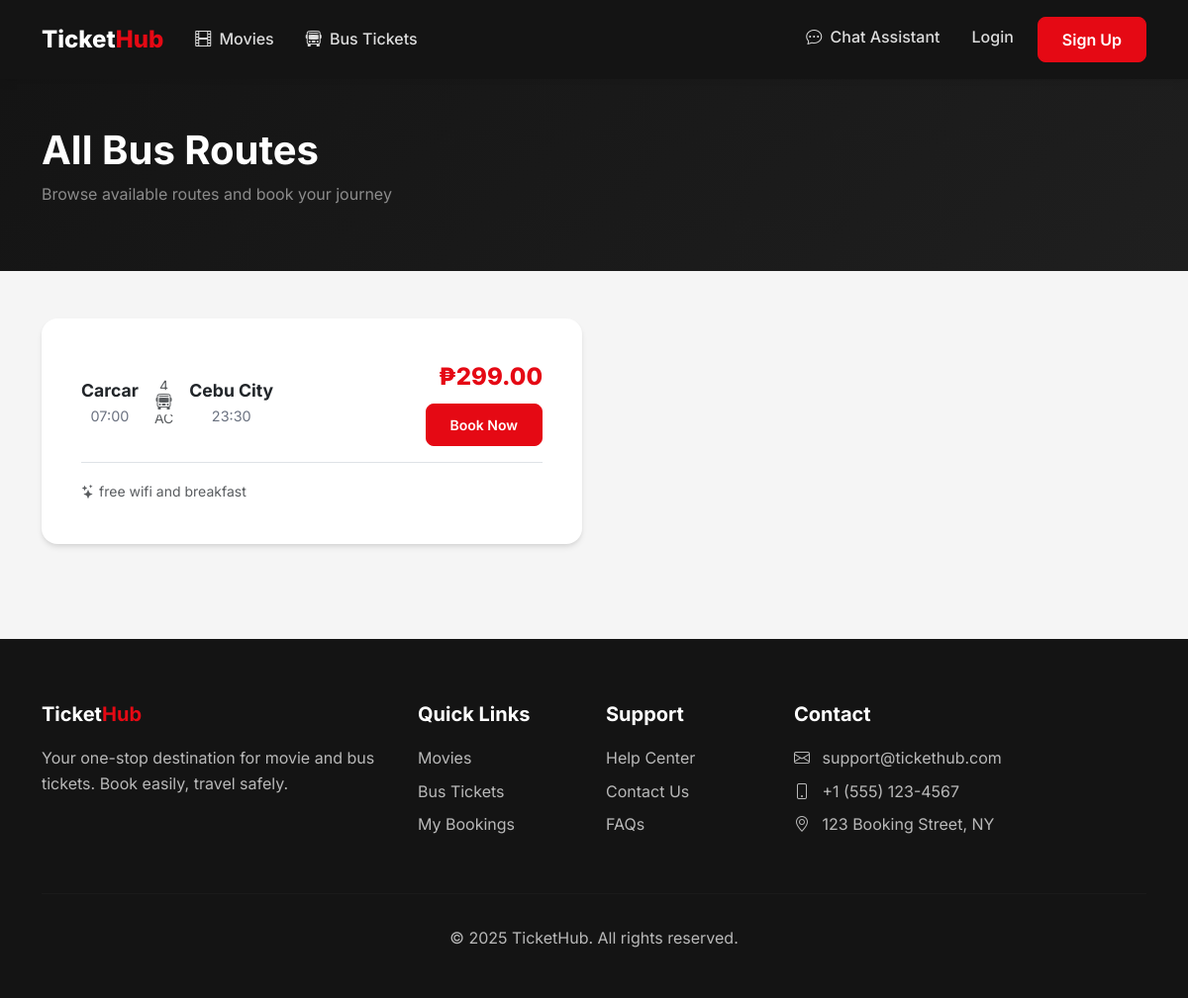
The app's page /bus with its own data.
### flask_app/app.py (models this page shows)
class BusRoute(db.Model):
    id = db.Column(db.Integer, primary_key=True)
    origin = db.Column(db.String(100), nullable=False)
    destination = db.Column(db.String(100), nullable=False)
    bus_operator = db.Column(db.String(100))
    bus_type = db.Column(db.String(50))  # AC, Non-AC, Sleeper, etc.
    departure_time = db.Column(db.Time, nullable=False)
    arrival_time = db.Column(db.Time, nullable=False)
    duration = db.Column(db.String(50))
    price = db.Column(db.Float, nullable=False)
    total_seats = db.Column(db.Integer, default=40)
    amenities = db.Column(db.String(255))  # WiFi, Charging, etc.
    is_active = db.Column(db.Boolean, default=True)
    schedules = db.relationship('BusSchedule', backref='route', lazy=True)

### flask_app/app.py (the view)
@app.route('/bus')
def bus_routes():
    routes = BusRoute.query.filter_by(is_active=True).all()
    return render_template('bus/list.html', routes=routes)

### flask_app/templates/bus/list.html (shortened to what this page needs)
{% extends 'base.html' %}
{% block content %}
<section class="py-5" style="background: linear-gradient(135deg, var(--dark) 0%, var(--dark-lighter) 100%);">
    <div class="container">
        <h1 class="text-white fw-bold mb-2">All Bus Routes</h1>
        <p class="text-white-50">Browse available routes and book your journey</p>
    </div>
</section>
<section class="py-5">
    <div class="container">
        {% if routes %}
            <div class="row g-4">
                {% for route in routes %}
                <div class="col-lg-6">
                    <div class="card bus-card">
                        <div class="card-body">
                            <div class="d-flex justify-content-between align-items-center">
                                <div class="route-info flex-grow-1">
                                    <div class="d-flex align-items-center gap-3">
                                        <div class="text-center">
                                            <div class="city">{{ route.origin }}</div>
                                            <div class="time">{{ route.departure_time.strftime('%H:%M') }}</div>
                                        </div>
                                        <div class="flex-grow-1 text-center">
                                            <div class="text-muted small mb-1">{{ route.duration or '---' }}</div>
                                            <div class="position-relative">
                                                <i class="bi bi-bus-front position-absolute top-50 start-50 translate-middle bg-white px-2 text-muted"></i>
                                            </div>
                                            <div class="text-muted small mt-1">{{ route.bus_type or 'Standard' }}</div>
                                        </div>
                                        <div class="text-center">
                                            <div class="city">{{ route.destination }}</div>
                                            <div class="time">{{ route.arrival_time.strftime('%H:%M') }}</div>
                                        </div>
                                    </div>
                                </div>
                                <div class="ms-4 text-end">
                                    <div class="price">₱{{ "%.2f"|format(route.price) }}</div>
                                    <a href="{{ url_for('book_bus', route_id=route.id) }}" class="btn btn-primary btn-sm mt-2">Book Now</a>
                                </div>
                            </div>
                            {% if route.amenities %}
                            <div class="mt-3 pt-3 border-top">
                                <small class="text-muted">
                                    <i class="bi bi-stars me-1"></i>{{ route.amenities }}
                                </small>
                            </div>
                            {% endif %}
                        </div>
                    </div>
                </div>
                {% endfor %}
            </div>
        {% else %}
            <div class="text-center py-5">
                <i class="bi bi-bus-front text-muted" style="font-size: 5rem;"></i>
                <h4 class="mt-4 text-muted">No bus routes available</h4>
                <p class="text-muted">Check back later for new routes!</p>
            </div>
        {% endif %}
    </div>
</section>
{% endblock %}

### flask_app/static/css/main.css (style rules this page uses)
:root { --primary: #E50914; --primary-dark: #B20710; --secondary: #0A84FF; --dark: #141414; --dark-lighter: #1F1F1F; --gray-100: #F5F5F5; --gray-200: #E5E5E5; --gray-300: #D4D4D4; --gray-600: #6B7280; --gray-800: #2D2D2D; --success: #22C55E; --warning: #F59E0B; }
* { margin: 0; padding: 0; box-sizing: border-box; }
body { font-family: 'Inter', -apple-system, BlinkMacSystemFont, sans-serif; background-color: var(--gray-100); color: var(--dark); line-height: 1.6; }
.btn-primary { background: var(--primary); border-color: var(--primary); font-weight: 600; padding: 0.625rem 1.5rem; border-radius: 8px; transition: all 0.2s ease; }
.card { border: none; border-radius: 16px; box-shadow: 0 4px 6px -1px rgba(0,0,0,0.1), 0 2px 4px -1px rgba(0,0,0,0.06); transition: all 0.3s ease; overflow: hidden; }
.bus-card { background: #fff; border-radius: 16px; padding: 1.5rem; }
.bus-card .route-info { display: flex; align-items: center; gap: 1rem; }
.bus-card .city { font-weight: 700; font-size: 1.1rem; }
.bus-card .time { color: var(--gray-600); font-size: 0.9rem; }
.bus-card .price { font-weight: 800; font-size: 1.5rem; color: var(--primary); }
.card { border-radius: 16px; box-shadow: 0 4px 12px rgba(0,0,0,0.07); border: none; }
.btn-primary { background: #E50914; border-color: #E50914; font-weight: 600; border-radius: 8px; transition: background 0.2s; }
.fw-bold { font-weight: 700 !important; }

### flask_app/templates/base.html (style rules this page uses)
:root { --primary: #E50914; --primary-dark: #B20710; --secondary: #0A84FF; --dark: #141414; --dark-lighter: #1F1F1F; --gray-100: #F5F5F5; --gray-200: #E5E5E5; --gray-300: #D4D4D4; --gray-600: #6B7280; --gray-800: #2D2D2D; --success: #22C55E; --warning: #F59E0B; }
* { margin: 0; padding: 0; box-sizing: border-box; }
body { font-family: 'Inter', -apple-system, BlinkMacSystemFont, sans-serif; background-color: var(--gray-100); color: var(--dark); line-height: 1.6; }
.btn-primary { background: var(--primary); border-color: var(--primary); font-weight: 600; padding: 0.625rem 1.5rem; border-radius: 8px; transition: all 0.2s ease; }
.card { border: none; border-radius: 16px; box-shadow: 0 4px 6px -1px rgba(0,0,0,0.1), 0 2px 4px -1px rgba(0,0,0,0.06); transition: all 0.3s ease; overflow: hidden; }
.bus-card { background: #fff; border-radius: 16px; padding: 1.5rem; }
.bus-card .route-info { display: flex; align-items: center; gap: 1rem; }
.bus-card .city { font-weight: 700; font-size: 1.1rem; }
.bus-card .time { color: var(--gray-600); font-size: 0.9rem; }
.bus-card .price { font-weight: 800; font-size: 1.5rem; color: var(--primary); }

### records on screen
BusRoute: origin "Carcar", departure_time "07:00", duration "4", bus_type "AC", destination "Cebu City", arrival_time "23:30", price "299.00", amenities "free wifi and breakfast"
